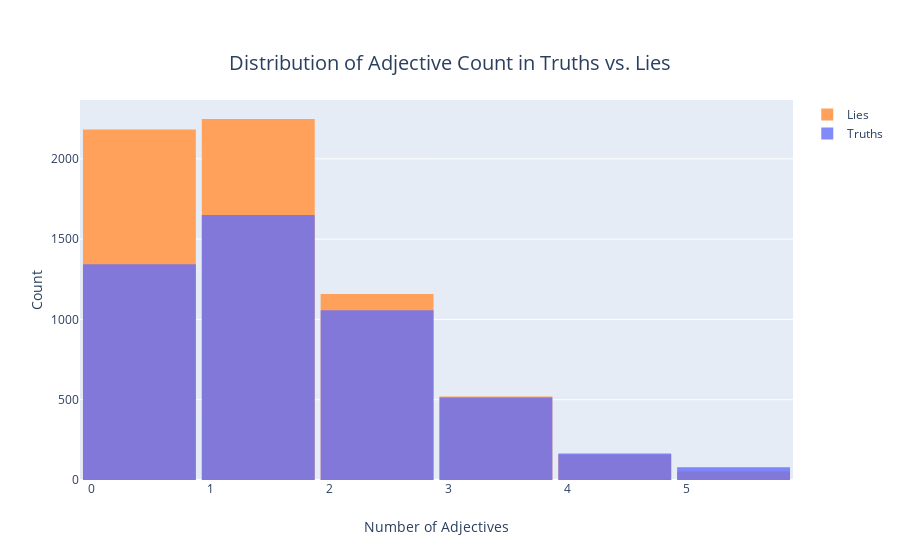

Notebook code cell kept with this figure:
### Markdown cell above
## Histogram Number of Adjectives

### Code cell
fig = go.Figure()

fig.add_trace(go.Histogram(x=lies['count_of_adjective'], name='Lies', marker_color='#FFA15A',
                            xbins=dict( # bins used for histogram
                                        start=-0.1,
                                        end=5.0,
                                        )
                          ),
)

fig.add_trace(go.Histogram(x=truths['count_of_adjective'], name='Truths', marker_color='#636EFA', opacity=0.8,
                          xbins=dict( # bins used for histogram
                                        start=-0.1,
                                        end=5.0,
                                       )
                          ),
)

fig.update_layout(barmode='overlay')
fig.update_layout(xaxis_title="Number of Adjectives")                           
fig.update_layout(yaxis_title="Count")
fig.update_layout(title={
    'y':0.9,
    'x':0.5,
    'yanchor':'top',
    'xanchor':'center'
},
    title_text='Distribution of Adjective Count in Truths vs. Lies',
    title_font_size=20,
    bargap=0.05)
                           
fig.show()

### Figure 1 — Plotly figure (JSON) as saved in the notebook; plotly's stock layout.template omitted (floating-point values rounded to 4 significant figures; data arrays with more than 128 entries replaced by an {"elided": "..."} marker saying what was removed)
{"data": [{"marker": {"color": "#FFA15A"}, "name": "Lies", "type": "histogram", "x": {"elided": "6335 int values"}, "xbins": {"end": 5, "start": -0.1}}, {"marker": {"color": "#636EFA"}, "name": "Truths", "opacity": 0.8, "type": "histogram", "x": {"elided": "4853 int values"}, "xbins": {"end": 5, "start": -0.1}}], "layout": {"bargap": 0.05, "barmode": "overlay", "title": {"font": {"size": 20}, "text": "Distribution of Adjective Count in Truths vs. Lies", "x": 0.5, "xanchor": "center", "y": 0.9, "yanchor": "top"}, "xaxis": {"title": {"text": "Number of Adjectives"}}, "yaxis": {"title": {"text": "Count"}}}}
